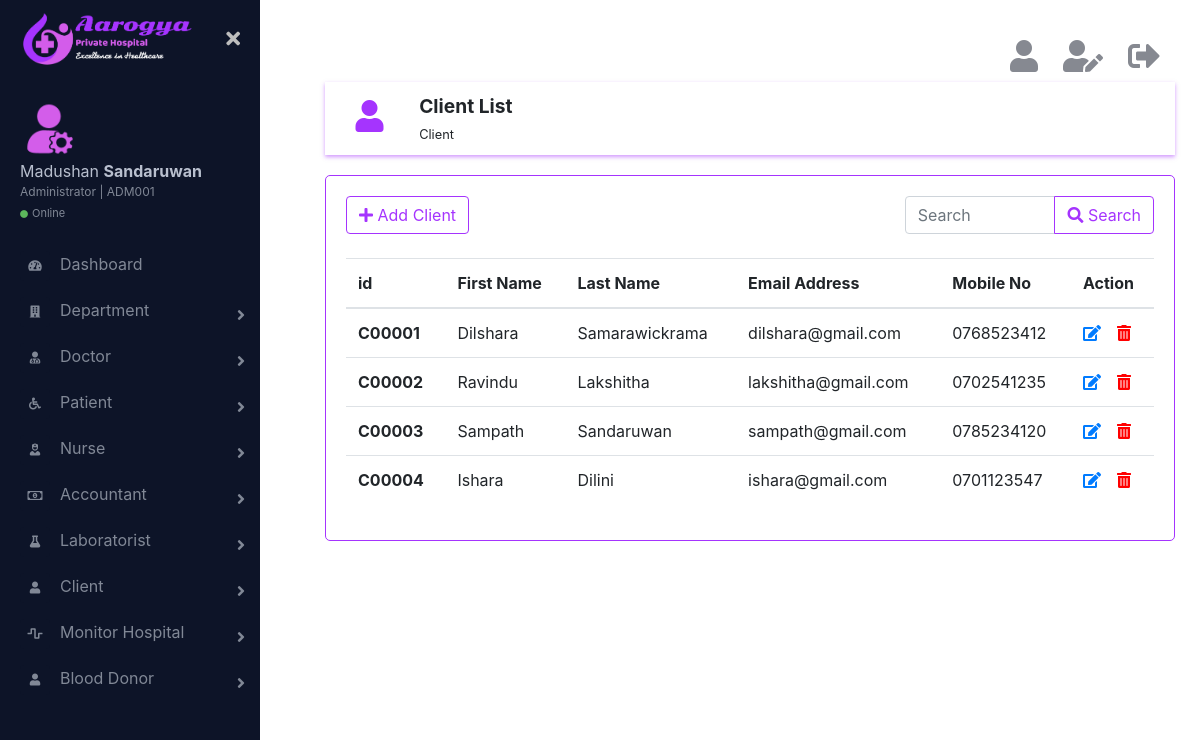
The page /html/clientList.php (signed in) on the database its author committed.
### tables this page shows
CREATE TABLE IF NOT EXISTS `client` (
  `id` char(6) NOT NULL,
  `firstName` varchar(20) NOT NULL,
  `lastName` varchar(20) NOT NULL,
  `email` varchar(100) NOT NULL,
  `mobile` char(10) NOT NULL,
  `is_deleted` int(11) NOT NULL,
  PRIMARY KEY (`id`)
);

### html/clientList.php (the view, shortened to what this page needs)
<?php
    require_once('../connection/connection.php');
?>
<!DOCTYPE html>
<html lang="en">
    <head>
        <link rel="stylesheet" href="../css/bootstrap.min.css">
        <link href="https://cdnjs.cloudflare.com/ajax/libs/font-awesome/5.10.0-11/css/all.css" rel="stylesheet">
        <link href="../css/main.css" rel="stylesheet">
    </head>
    <body>
        <div class="page-wrapper chiller-theme toggled">
            <?php
                require_once('sidebar.php');
            ?>
            <main class="page-content">
                <div class="container">
                    <?php
                        require_once('logoutbar.php');
                    ?>
                    <div class="row topic">
                        <div class="col-md-1 topic-logo">
                            <i class="fas fa-user fa-2x"></i>
                        </div>
                        <div class="col-md-11">
                            <span class="font-weight-bold"><big>Client List</big><br><small>Client</small></span>
                        </div>
                    </div>
                    <div class="row">
                        <div class="col-md-12 form">
                            <div class="row">
                                <div class="col-md-8">
                                    <a href="addClient.php" ><button type="button" class="btn btn-outline-primary"><i class="fas fa-plus"></i>  Add Client</button></a>
                                </div>
                                <div class="col-md-4">
                                    <div class="input-group">
                                        <input type="search" class="form-control" placeholder="Search">
                                        <div class="input-group-append">
                                            <button class="btn btn-outline-primary" type="button"><i class="fas fa-search"></i> Search</button>
                                        </div>
                                    </div>
                                </div>
                            </div>
                            <br>
                            <table class="table">
                              <thead>
                                  <tr>
                                      <th scope="col">id</th>
                                      <th scope="col">First Name</th>
                                      <th scope="col">Last Name</th>
                                      <th scope="col">Email Address</th>
                                      <th scope="col">Mobile No</th>
                                      <?php
                                        if($_SESSION['role'] == 'admin'){
                                            echo "<th scope='col'>Action</th>";
                                        }
                                    ?>
                                  </tr>
                              </thead>
                              <tbody>
                                  <?php
                                    $query = "SELECT * FROM `client` WHERE `is_deleted` = 0 ORDER BY `id`";
                                    $result_set = mysqli_query($con,$query);
                                    if (mysqli_num_rows($result_set) >= 1) {
                                        while($clt = mysqli_fetch_assoc($result_set)){
                                            echo "<tr>";
                                            echo "<th scope='row'>".$clt['id']."</th>";
                                            echo "<td>".$clt['firstName']."</td>";
                                            echo "<td>".$clt['lastName']."</td>";
                                            echo "<td>".$clt['email']."</td>";
                                            echo "<td>".$clt['mobile']."</td>";
                                            if($_SESSION['role'] == 'admin'){
                                                echo "<td><a href=\"#\"><i class='fas fa-edit mr-3' data-toggle='tooltip' title='Edit'></i></a><a href='clientList.php?id={$clt['id']}' onclick=\"return confirm('Are you sure to delete this information ?');\"><i class='fas fa-trash-alt' data-toggle='tooltip' title='Delete' style='color:red;'></i></a></td>";
                                            }
                                            echo "</tr>";
                                        }
                                    } else {
                                        echo "<tr><td><h4 class='text-danger'>No records</h4></td></tr>";
                                    }
                                  ?>
                              </tbody>
                            </table>
                        </div>
                    </div>
                </div>
            </main>
        </div>
    </body>
</html>

### css/main.css (style rules this page uses)
.page-wrapper { height: 100vh; }
@media screen and (min-width: 700px) { .page-wrapper.toggled .page-content { padding-left: 300px; } }
.page-wrapper .page-content { display: inline-block; width: 100%; padding-left: 0px; padding-top: 20px; }
.page-wrapper .page-content > div { padding: 20px 40px; }
.page-wrapper .page-content { overflow-x: hidden; }
.topic { box-shadow: 0 2px 4px rgba(165, 52, 254, 0.5); padding: 10px; }
.topic-logo { display: inline-block; text-align: center; color: rgb(165, 52, 254); margin-top: 8px; }
.form { margin-top: 20px; border: 1px solid rgb(165, 52, 254); border-radius: 5px; padding: 20px; }

### rows shown on the page
client: id "C00001", firstName "Dilshara", lastName "Samarawickrama", email "dilshara@gmail.com", mobile "0768523412"
client: id "C00002", firstName "Ravindu", lastName "Lakshitha", email "lakshitha@gmail.com", mobile "0702541235"
client: id "C00003", firstName "Sampath", lastName "Sandaruwan", email "sampath@gmail.com", mobile "0785234120"
client: id "C00004", firstName "Ishara", lastName "Dilini", email "ishara@gmail.com", mobile "0701123547"

### other values the page prints
$_SESSION['firstName'] "Madushan"
$_SESSION['lastName'] "Sandaruwan"
$_SESSION['id'] "ADM001"
